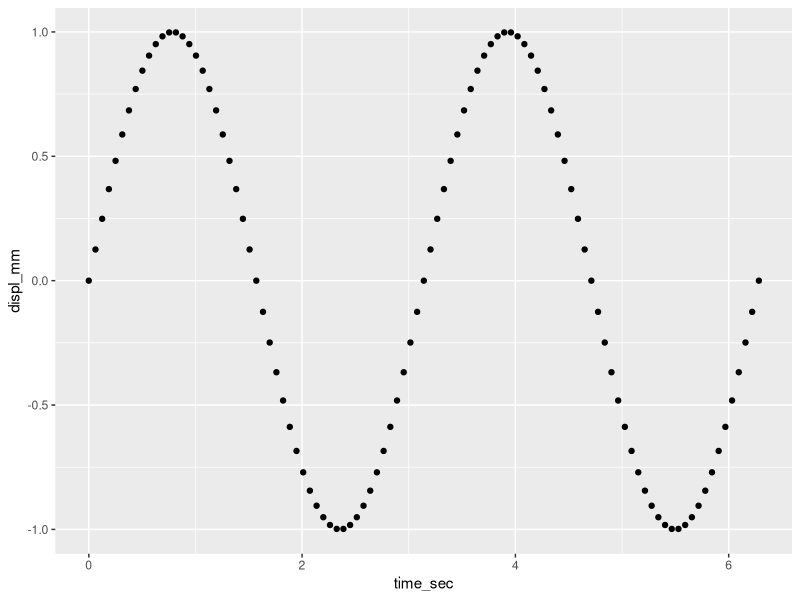
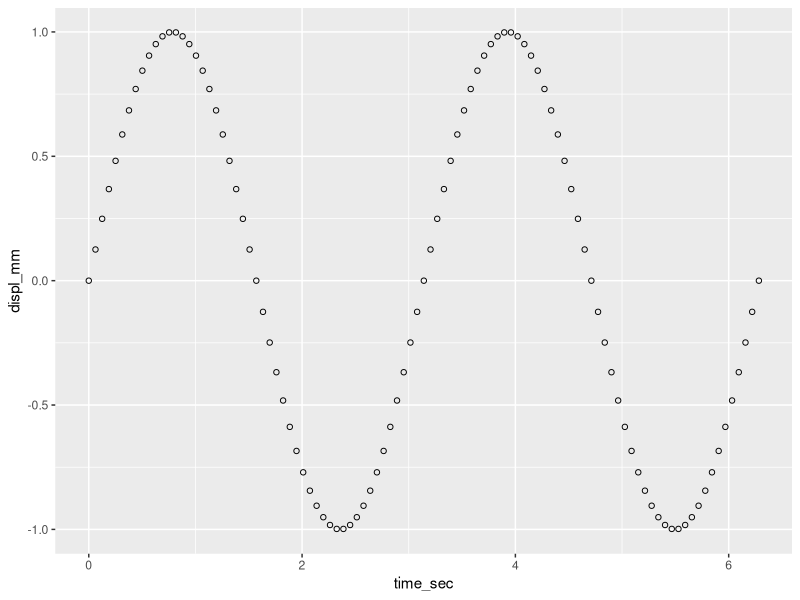
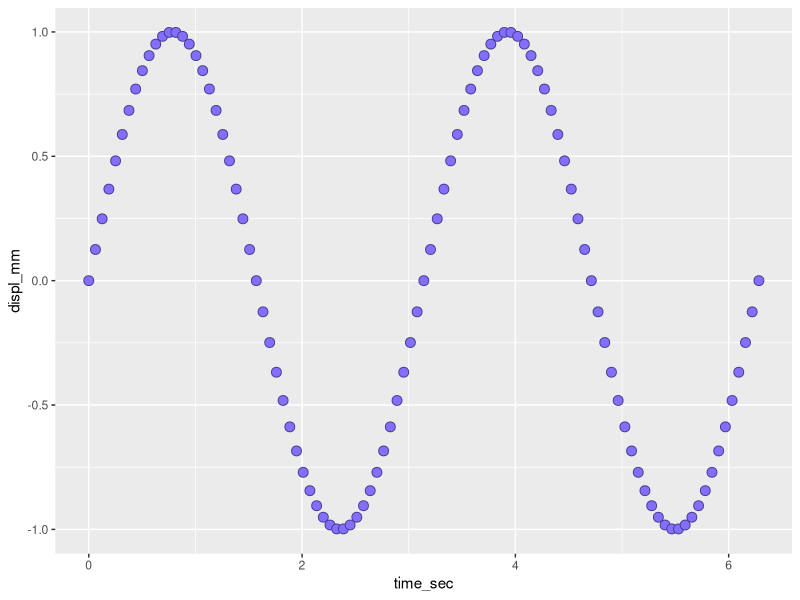

Recreate these plots in R, in order.
## ---- chunk 1
library(knitr)
opts_knit$set(root.dir = "../")
opts_chunk$set(echo = TRUE, messages = FALSE, collapse = TRUE)

library(ggplot2)

time_sec  <- seq(0, 2*pi, by = pi/50) # sec
freq      <- 2                        # r/s
displ_mm  <- sin(freq * time_sec)     # mm
vibr_data <- data.frame(time_sec, displ_mm)

f1 <- ggplot(data = vibr_data, aes(x = time_sec, y = displ_mm)) +
	geom_point()
## ---- chunk 2
print(f1)
## ---- chunk 3
f1 <- ggplot(data = vibr_data, aes(x = time_sec, y = displ_mm)) +
	geom_point(shape = 21)

print(f1)
## ---- chunk 4
f1 <- ggplot(data = vibr_data, aes(x = time_sec, y = displ_mm)) +
	geom_point(shape = 21
		, color = "slateblue4"
		, fill  = "slateblue1"
		, size  = 3
		)
## ---- chunk 5
print(f1)
